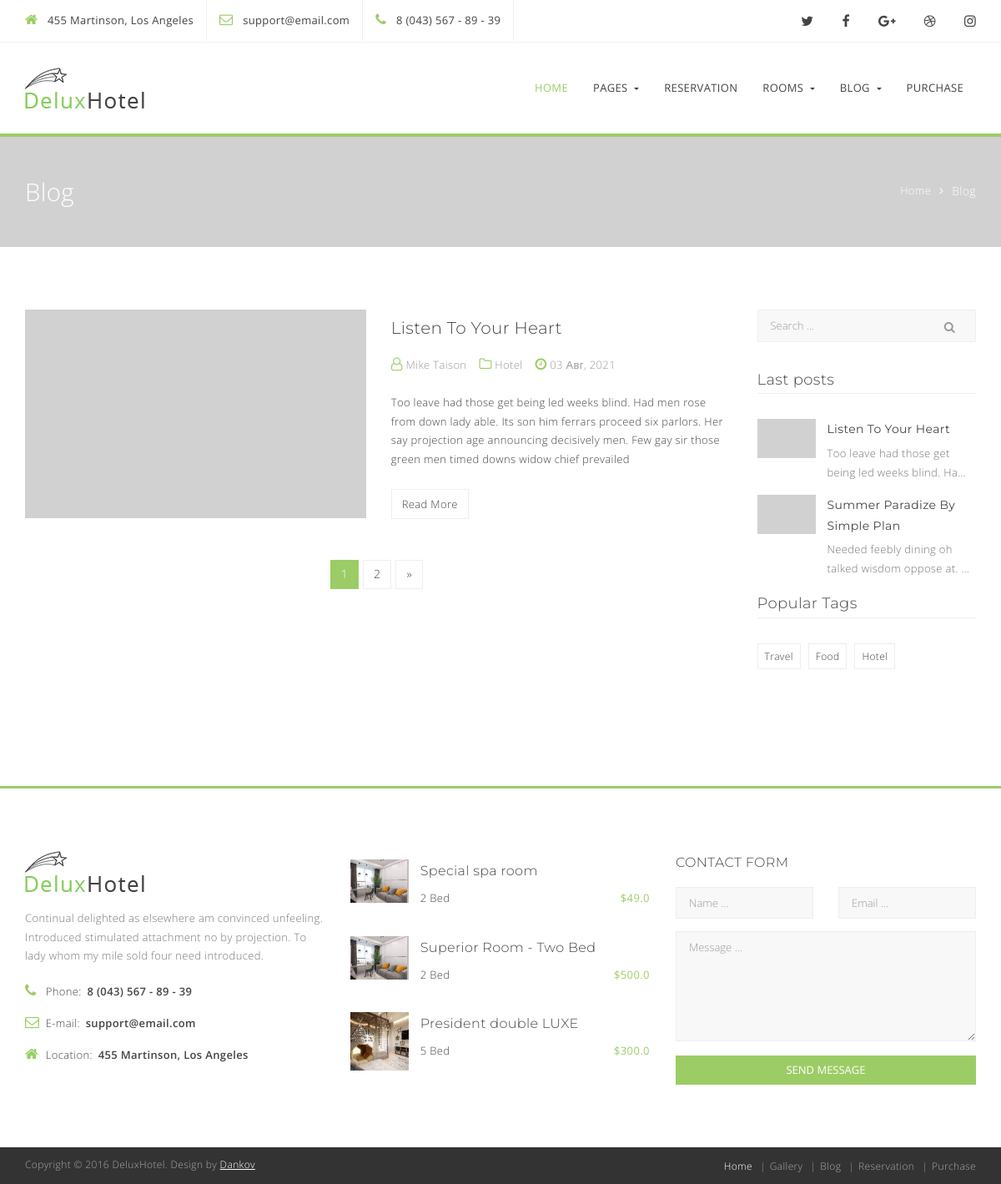
Screenshot of /blog/ with the database file from the repository.
### main/models.py (models this page shows)
class ContactInfoModel(models.Model):
    adress = models.CharField(max_length=150, verbose_name='Адрес')
    email = models.EmailField(verbose_name='Почта')
    phone = models.CharField(max_length=30, verbose_name='Телефон')
    class Meta:
        verbose_name = 'Контакт для связи'
        verbose_name_plural = 'Контакты для связи'

### blog/models.py (models this page shows, shortened)
class BlogPostModel(models.Model):
    title = models.CharField(max_length=120, verbose_name='Заголовок')
    author = models.CharField(max_length=120,
                              verbose_name='Автор',
                              null=True,
                              blank=True)
    publish_date = models.DateTimeField(verbose_name='Дата публикации')
    image = models.ImageField(verbose_name='Картинка',
                              upload_to='blog/%Y/%m/%d')
    text = models.TextField(verbose_name='Описание')
    tags = models.ManyToManyField(TagsModel, related_name='tags')
    slug = models.SlugField()
    active = models.BooleanField(verbose_name='Показывать?', default=True)
    def get_absolute_url(self):
        return reverse('blog:detail', kwargs={'slug': self.slug})
    class Meta:
        verbose_name = 'Пост'
        verbose_name_plural = 'Посты'

class TagsModel(models.Model):
    name = models.CharField(max_length=120, verbose_name='Тэг')
    slug = models.SlugField()
    class Meta:
        verbose_name = 'Тэг'
        verbose_name_plural = 'Тэги'

### reservation/models.py (models this page shows, shortened)
class RoomModel(models.Model):
    ROOM_TYPE = (
        ('b', 'Basic'),
        ('p', 'Premium')
    )
    WIFI_CHOICES = (
        ('a', 'Available'),
        ('n', 'No available')
    )
    ROOM_SERVICE_CHOICES = (
        ('a', 'Available'),
        ('n', 'No available')
    )
    BREAKFAST_CHOICES = (
        ('i', 'Included'),
        ('n', 'Not included')
    )
    LAYNDRY_CHOICES = (
        ('a', 'Available'),
        ('n', 'No available')
    )
    TAXI_TO_AIRPORT_CHOICES = (
        ('y', 'Yes'),
        ('n', 'No')
    )
    name = models.CharField(max_length=120, verbose_name='Название')
    description = models.TextField(verbose_name='Описание')
    room_type = models.CharField(max_length=120,
                                 verbose_name='Тип комнаты',
                                 choices=ROOM_TYPE, default='b')
    image = models.ImageField(verbose_name='Картинка', blank=True, null=True)
    price = models.FloatField(verbose_name='Цена')
    room_size = models.IntegerField(verbose_name='Размер комнаты',
                                    blank=True,
                                    null=True)
    bed = models.IntegerField(verbose_name='Колличество кроватей',
                              blank=True,
                              null=True)
    max_people = models.IntegerField(verbose_name='Максимальное колличество людей',
                                     blank=True, null=True)
    wifi = models.CharField(max_length=120,
                            choices=WIFI_CHOICES,
                            verbose_name='Wifi')
    room_service = models.CharField(max_length=120,
                                    choices=ROOM_SERVICE_CHOICES,
                                    verbose_name='Уборка комнат')
    breakfast = models.CharField(max_length=120,
                                 choices=BREAKFAST_CHOICES,
                                 verbose_name='Завтрак')
    layndry = models.CharField(max_length=120,
                               choices=LAYNDRY_CHOICES,
                               verbose_name='Прачечная')
    taxi = models.CharField(max_length=120,
                            choices=TAXI_TO_AIRPORT_CHOICES,
                            verbose_name='Такси до аэропорта')
    available = models.BooleanField(default=True, verbose_name='Свободен?')
    class Meta:
        verbose_name = 'Комната'
        verbose_name_plural = 'Комнаты'

### blog/views.py (the view)
# urls.py: path('', PostListView.as_view(), name='list'),
class PostListView(ListView):
    template_name = 'blog/list.html'
    context_object_name = 'posts'
    paginate_by = 1
    def get_queryset(self):
        posts = BlogPostModel.objects.filter(active=True).order_by('-publish_date')
        return posts
    def get_context_data(self, **kwargs):
        context = super().get_context_data(**kwargs)
        context['last_post'] = BlogPostModel.objects.all().filter(active=True).order_by('-publish_date')[:5]
        context['popular_tags'] = TagsModel.objects.all()[:8]
        return context

### blog/templates/blog/list.html (shortened to what this page needs)
{% extends 'layout/basic.html'  %}
{% load static %}
{% block content%}
<section class="breadcrumbs" style="background-image: url({% static 'assets/images/breadcrumbs/blog.jpg' %})">
      <div class="container">
        <div class="row">
          <div class="col-md-6">
            <h1 class="h1">Blog</h1>
          </div>
          <div class="col-md-6">
            <ol class="breadcrumb">
              <li><a href="#">Home</a><i class="fa fa-angle-right"></i></li>
              <li class="active">Blog</li>
            </ol>
          </div>
        </div>
      </div>
    </section>
    <section class="blog">
      <div class="container">
        <div class="row">
          <div class="col-lg-9 col-md-9 col-sm-12 col-xs-12">
            <div class="blog-box __post">
             {% for post in posts %}
             <div class="post-list">
                <div class="post-list_box">
                  <div class="row">
                    <div class="col-lg-6 col-md-6 col-ms-12 col-xs-12">
                      <div class="post-list_img" style="background:url({{ post.image.url }})"><a href="#"></a></div>
                    </div>
                    <div class="col-lg-6 col-md-6 col-ms-12 col-xs-12">
                      <div class="post-list_info">
                        <div class="post-list_n"><a href="{{ post.get_absolute_url }}">{{ post.title }}</a></div>
                        <div class="post-list_meta">
                          <ul class="meta_author">
                            <li><i class="fa fa-user-o"></i> <span>{{ post.author }}</span></li>
                            {% for tag in post.tags.all %}
                            <li><i class="fa fa-folder-o"></i> <span>{{ tag.name }}</span></li>
                            {% endfor %}
                            <li><i class="fa fa-clock-o"></i> <span>{{ post.publish_date|date:"d M, Y" }}</span></li>
                          </ul>
                        </div>
                        <div class="post-list_desc">{{ post.text|truncatechars:300 }}</div>
                        <div class="post-list_readmore"><a href="{{ post.get_absolute_url }}">Read More</a></div>
                      </div>
                    </div>
                  </div>
                </div>
              </div>
             {% endfor %}
              <nav class="text-center">
                <ul class="pagination">
                  {% for n in page_obj.paginator.page_range %}
                  {% if n == page_obj.number %}
                  <li><a href="?page={{ n }}" class='active'>{{ n }}</a></li>
                  {% else %}
                  <li><a href="?page={{ n }}">{{ n }}</a></li>
                  {% endif %}
                  {% endfor %}
                  <li> <a href="?page={{ page_obj.paginator.num_pages }}">&raquo;</a></li>
                </ul>
              </nav>
            </div>
          </div>
          <div class="col-lg-3 col-md-3 col-sm-12 col-xs-12">
              <div class="post-sidebar_lpost">
                              <form action="" class="form-horizontal post-search form-wizzard">
                <div class="form-group has-feedback">
                    <div class="search-group">
                      <input type="search" class="form-control" placeholder="Search ..."/>
                    </div>
                    <i class="fa fa-search form-control-search"></i>
                </div>
              </form>
                <div class="sidebar-lpost_t">Last posts</div>
               {% include 'blog/last_post.html'  %}
                <div class="sidebar-lpost_t">Popular Tags</div>
               {% include  'blog/popular_tags.html'  %}
              </div>
            </div>
          </div>
        </div>
    </section>
{% endblock %}

### main/templates/layout/basic.html (shortened to what this page needs)
{% load static %}
<!DOCTYPE html>
<html lang="en">
<head>
  <link rel="stylesheet" href="{% static 'assets/css/style.css' %}">
  <link rel="stylesheet" href="{% static 'assets/css/responsive.css' %}">
</head>
<body>
  <div class="wrapper">
    <header class="header">
      <div class="header-top">
        <div class="container">
          <div class="row">
            <div class="col-lg-9 col-md-8 col-sm-8 col-xs-12">
              <div class="header-location"><i class="fa fa-home"></i> <a href="#">{{ contact_info.adress }}</a></div>
              <div class="header-email"><i class="fa fa-envelope-o"></i> <a href="mailto:support@email.com">{{ contact_info.email }}</a></div>
              <div class="header-phone"><i class="fa fa-phone"></i> <a href="#">{{ contact_info.phone }}</a></div>
            </div>
            <div class="col-lg-3 col-md-4 col-sm-4 col-xs-12">
              <div class="header-social pull-right">
                <a href="#"><i class="fa fa-twitter"></i></a>
                <a href="#"><i class="fa fa-facebook"></i></a>
                <a href="#"><i class="fa fa-google-plus"></i></a>
                <a href="#"><i class="fa fa-dribbble"></i></a>
                <a href="#"><i class="fa fa-instagram"></i></a>
              </div>
            </div>
          </div>
        </div>
      </div>
      <div class="header-bottom">
        <nav class="navbar navbar-universal navbar-custom">
          <div class="container">
            <div class="row">
              <div class="col-lg-3">
                <div class="logo"><a href="{% url 'main:index' %}" class="navbar-brand page-scroll"><img src="{% static 'assets/images/logo/logo.png' %}" alt="logo"/></a></div>
              </div>
              <div class="col-lg-9">
                <div class="collapse navbar-collapse navbar-main-collapse">
                  <ul class="nav navbar-nav navbar-right">
                    <li class=" active"><a href="index.html">Home</a></li>
                    <li><a href="#" class="dropdown-toggle" data-toggle="dropdown" role="button" aria-expanded="false">Pages </a>
                    </li>
                    <li><a href="{% url 'reservation:list' %}">Reservation</a></li>
                    <li><a href="{% url 'rooms:list' %}" class="dropdown-toggle" data-toggle="dropdown" role="button" aria-expanded="false">Rooms </a>
                    </li>
                    <li><a href="#" class="dropdown-toggle" data-toggle="dropdown" role="button" aria-expanded="false">Blog </a>
                    </li>
                    <li><a href="#">Purchase</a></li>
                  </ul>
                </div>
              </div>
            </div>
          </div>
        </nav>
      </div>
    </header>
    {% block content%}  {% endblock %}
    <footer class="footer">
    <div class="footer-top">
      <div class="container">
        <div class="row">
          <div class="col-lg-4 col-md-4 col-sm-6 col-xs-12">
            <div class="footer-top_logo"><a href="index.html"><img src="{% static 'assets/images/logo/logo.png' %}" alt="Footer logo"/></a></div>
            <div class="footer-top_txt">
              <p>Continual delighted as elsewhere am convinced unfeeling. Introduced stimulated attachment no by projection. To lady whom my mile sold four need introduced.</p>
            </div>
            <div class="footer-top_address">
                <div><i class="fa fa-phone"></i> Phone: <span>{{ contact_info.phone }}</span></div>
                <div><i class="fa fa-envelope-o"></i> E-mail: <span><a href="mailto:support@email.com">{{ contact_info.email}}</a></span></div>
                <div><i class="fa fa-home"></i> Location: <span>{{ contact_info.adress }}</span></div>
            </div>
          </div>
          <div class="col-lg-4 col-md-4 col-sm-6 col-xs-12">
            <div class="footer-top_rooms">
              <ul>
              {% for room in random_room %}
              <li>
                  <div class="rooms_img">
                    <a href="blog-detail.html"><img src="{{ room.image.url  }}" alt=""/></a>
                  </div>
                  <div class="rooms_info">
                    <div class="rooms_t"><a href="{% url 'reservation:detail' room.pk %}">{{ room.name }}</a></div>
                    <div class="rooms_props">{{ room.bed }} Bed   <span>${{ room.price }}</span></div>
                  </div>
                </li>
              {% endfor %}
              </ul>
            </div>
          </div>
          <div class="col-lg-4 col-md-4 col-sm-12 marg-sm-50 col-xs-12">
            <div class="footer-top_contact_form">
              <div class="contact_form_t">Contact Form</div>
                  <form action="{% url 'main:send_message' %}" method="POST" class="row form-horizontal form-wizzard">
                    <div class="col-lg-6 col-md-6 col-sm-6 col-xs-12">
                        <input type="text" name="name" class="form-control" placeholder="Name ..."/>
                    </div>
                    <div class="col-lg-6 col-md-6 col-sm-6 col-xs-12">
                        <input type="email" name="email" class="form-control" placeholder="Email ..."/>
                    </div>
                    <div class="col-lg-12 col-md-12 col-sm-12 col-xs-12">
                      <textarea rows="6" name="message" class="form-control" placeholder="Message ..."></textarea>
                    </div>
                    <div class="col-lg-12 col-md-12 col-sm-12 col-xs-12 text-right">
                      <input type="submit" value="Send message" class="btn btn-default"/>
                    </div>
                  </form>
                </div>
            </div>
          </div>
        </div>
      </div>
    <div class="footer-bottom">
      <div class="container">
        <div class="row">
          <div class="col-lg-6 col-md-6 col-sm-6 col-xs-12">
            <div class="footer-bottom_copy">Copyright © 2016 DeluxHotel. Design by <a href="https://themeforest.net/user/Dankov" target="_blank">Dankov</a></div>
          </div>
          <div class="col-lg-6 col-md-6 col-sm-6 col-xs-12">
            <div class="footer-bottom_links">
              <a class="active" href="index.html">Home</a>
              <a href="gallery.html">Gallery</a>
              <a href="blog.html">Blog</a>
              <a href="wizzard-step1.html">Reservation</a>
              <a href="#">Purchase</a>
            </div>
          </div>
        </div>
      </div>
    </div>
  </footer>
</div>
</body>
</html>

### blog/templates/blog/last_post.html
<ul class="sidebar-lpost_ul">
    {% for post in last_post %}
     <li class="sidebar-lpost_li">
                    <div class="lpost_img">
                      <a href="#"><img src="{{ post.image.url }}" alt=""/></a>
                    </div>
                    <div class="lpost_info">
                      <div class="lpost_t"><a href="{{ post.get_absolute_url }}">{{ post.title }}</a></div>
                      <div class="lpost_desc">{{ post.text|truncatechars:50}}</div>
                    </div>
                  </li>
    {% endfor %}
                </ul>

### blog/templates/blog/popular_tags.html
<ul class="sidebar-tags_ul">
  {% for tag in popular_tags %}
                  <li class="sidebar-tags_li"><a href="{% url 'blog:tags_view' tag.pk %}">{{ tag.name }}</a></li>
  {% endfor %}
</ul>

### rows the page displays
ContactInfoModel: adress "455 Martinson, Los Angeles", email "support@email.com", phone "8 (043) 567 - 89 - 39"
BlogPostModel: image (picture), title "Listen To Your Heart", author "Mike Taison", publish_date "03 Авг, 2021", text "Too leave had those get being led weeks blind. Had men rose from down lady able. Its son him ferrars proceed six parlors. Her say projection age announcing decisively men. Few gay sir those green men timed downs widow chief prevailed", text "Too leave had those get being led weeks blind. Ha…"
TagsModel: name "Hotel"
BlogPostModel: image (picture), title "Summer Paradize By Simple Plan", text "Needed feebly dining oh talked wisdom oppose at. …"
TagsModel: name "Travel"
TagsModel: name "Food"
RoomModel: image (picture), name "Special spa room", bed "2", price "49.0"
RoomModel: image (picture), name "Superior Room - Two Bed", bed "2", price "500.0"
RoomModel: image (picture), name "President double LUXE", bed "5", price "300.0"

### other values shown
{{ n }} "1"
{{ n }} "2"
